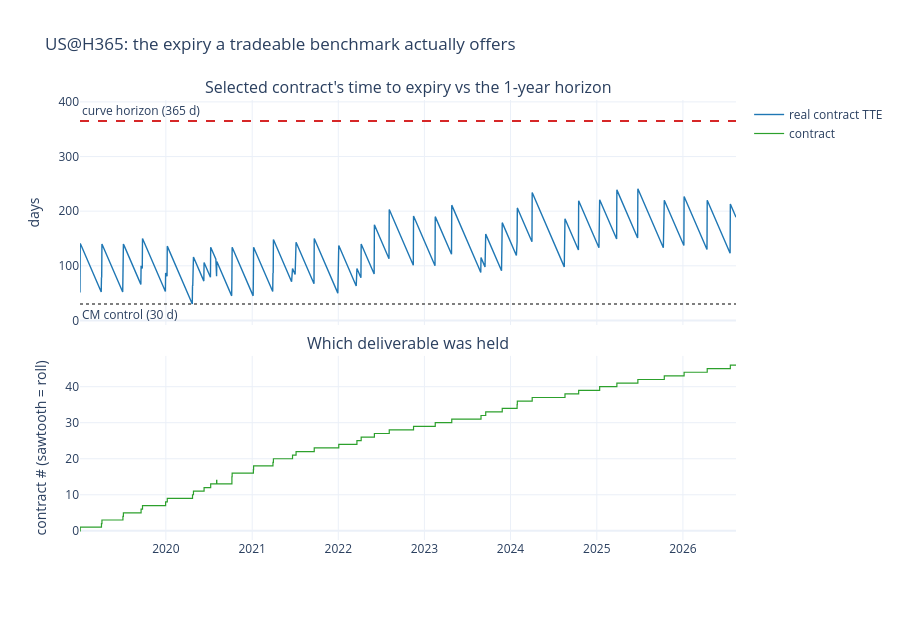

Source (notebook cell):
### Code cell
hp = (panel[panel.listed_symbol == NB.headline]
      .drop_duplicates("date").sort_values("date").set_index("date"))
fig = make_subplots(rows=2, cols=1, shared_xaxes=True, vertical_spacing=0.07,
                    row_heights=[0.55, 0.45],
                    subplot_titles=("Selected contract's time to expiry vs the 1-year horizon",
                                    "Which deliverable was held"))
fig.add_trace(go.Scatter(x=hp.index, y=hp.listed_tte * 365.0, mode="lines",
                         name="real contract TTE", line=dict(color="#1f77b4", width=1.4)),
              row=1, col=1)
fig.add_hline(y=365.0, line=dict(color="#d62728", dash="dash"), row=1, col=1,
              annotation_text="curve horizon (365 d)", annotation_position="top left")
fig.add_hline(y=30.0, line=dict(color="#7f7f7f", dash="dot"), row=1, col=1,
              annotation_text="CM control (30 d)", annotation_position="bottom left")
codes = hp.listed_contract_code.astype(str)
fig.add_trace(go.Scatter(x=hp.index, y=pd.factorize(codes)[0], mode="lines",
                         name="contract", line=dict(color="#2ca02c", width=1.2, shape="hv")),
              row=2, col=1)
fig.update_yaxes(title_text="days", row=1, col=1)
fig.update_yaxes(title_text="contract # (sawtooth = roll)", row=2, col=1)
fig.update_layout(height=620, title=f"{NB.headline}: the expiry a tradeable benchmark "
                                    "actually offers", template="plotly_white")
fig.show()

### Figure 1 — Plotly figure (JSON) as saved in the notebook; plotly's stock layout.template omitted (floating-point values rounded to 4 significant figures; data arrays with more than 128 entries replaced by an {"elided": "..."} marker saying what was removed)
{"data": [{"line": {"color": "#1f77b4", "width": 1.4}, "mode": "lines", "name": "real contract TTE", "type": "scatter", "x": {"elided": "1901 str values"}, "xaxis": "x", "y": {"elided": "1901 float values"}, "yaxis": "y"}, {"line": {"color": "#2ca02c", "shape": "hv", "width": 1.2}, "mode": "lines", "name": "contract", "type": "scatter", "x": {"elided": "1901 str values"}, "xaxis": "x2", "y": {"elided": "1901 int values"}, "yaxis": "y2"}], "layout": {"annotations": [{"font": {"size": 16}, "showarrow": false, "text": "Selected contract's time to expiry vs the 1-year horizon", "x": 0.5, "xanchor": "center", "xref": "paper", "y": 1.0, "yanchor": "bottom", "yref": "paper"}, {"font": {"size": 16}, "showarrow": false, "text": "Which deliverable was held", "x": 0.5, "xanchor": "center", "xref": "paper", "y": 0.4185, "yanchor": "bottom", "yref": "paper"}, {"showarrow": false, "text": "curve horizon (365 d)", "x": 0, "xanchor": "left", "xref": "x domain", "y": 365.0, "yanchor": "bottom", "yref": "y"}, {"showarrow": false, "text": "CM control (30 d)", "x": 0, "xanchor": "left", "xref": "x domain", "y": 30.0, "yanchor": "top", "yref": "y"}], "height": 620, "shapes": [{"line": {"color": "#d62728", "dash": "dash"}, "type": "line", "x0": 0, "x1": 1, "xref": "x domain", "y0": 365.0, "y1": 365.0, "yref": "y"}, {"line": {"color": "#7f7f7f", "dash": "dot"}, "type": "line", "x0": 0, "x1": 1, "xref": "x domain", "y0": 30.0, "y1": 30.0, "yref": "y"}], "title": {"text": "US@H365: the expiry a tradeable benchmark actually offers"}, "xaxis": {"anchor": "y", "domain": [0.0, 1.0], "matches": "x2", "showticklabels": false}, "xaxis2": {"anchor": "y2", "domain": [0.0, 1.0]}, "yaxis": {"anchor": "x", "domain": [0.4885, 1.0], "title": {"text": "days"}}, "yaxis2": {"anchor": "x2", "domain": [0.0, 0.4185], "title": {"text": "contract # (sawtooth = roll)"}}}}
